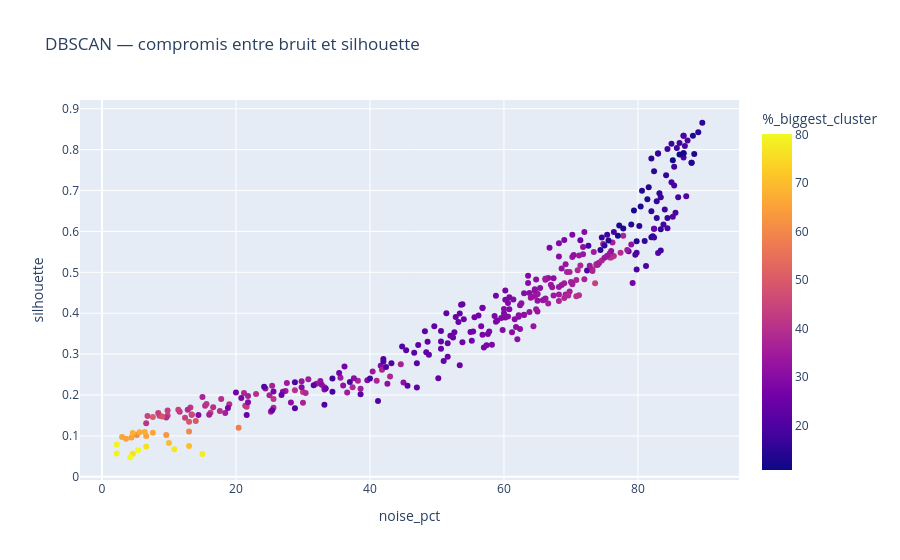

Notebook code for this chart:
### Code cell
candidates = results.loc[
    results["clusters_nb"].between(10, 20)
    & results["silhouette"].notna()
].copy()

if candidates.empty:
    print("Aucun candidat dans la plage 10–20 clusters.")
    # display(results)
else:
    # display(candidates.sort_values(
    #     ["noise_pct", "silhouette"],
    #     ascending=[True, False]
    # ))

    fig = px.scatter(
        candidates,
        x="noise_pct",
        y="silhouette",
        color="%_biggest_cluster",
        hover_data=[
            "eps", "min_samples",
            "clusters_nb", "min_size"
        ],
        title="DBSCAN — compromis entre bruit et silhouette"
    )
    fig.show()

### Figure 1 — Plotly figure (JSON) as saved in the notebook; plotly's stock layout.template omitted (floating-point values rounded to 4 significant figures; data arrays with more than 128 entries replaced by an {"elided": "..."} marker saying what was removed)
{"data": [{"customdata": {"elided": "355x4 float values"}, "hovertemplate": "noise_pct=%{x}<br>silhouette=%{y}<br>eps=%{customdata[0]}<br>min_samples=%{customdata[1]}<br>clusters_nb=%{customdata[2]}<br>min_size=%{customdata[3]}<br>%_biggest_cluster=%{marker.color}<extra></extra>", "legendgroup": "", "marker": {"color": {"elided": "355 float values"}, "coloraxis": "coloraxis", "symbol": "circle"}, "mode": "markers", "name": "", "orientation": "v", "showlegend": false, "type": "scatter", "x": {"elided": "355 float values"}, "xaxis": "x", "y": {"elided": "355 float values"}, "yaxis": "y"}], "layout": {"coloraxis": {"colorbar": {"title": {"text": "%_biggest_cluster"}}, "colorscale": [[0, "#0d0887"], [0.1111, "#46039f"], [0.2222, "#7201a8"], [0.3333, "#9c179e"], [0.4444, "#bd3786"], [0.5556, "#d8576b"], [0.6667, "#ed7953"], [0.7778, "#fb9f3a"], [0.8889, "#fdca26"], [1, "#f0f921"]]}, "legend": {"tracegroupgap": 0}, "title": {"text": "DBSCAN — compromis entre bruit et silhouette"}, "xaxis": {"anchor": "y", "domain": [0, 1], "title": {"text": "noise_pct"}}, "yaxis": {"anchor": "x", "domain": [0, 1], "title": {"text": "silhouette"}}}}
